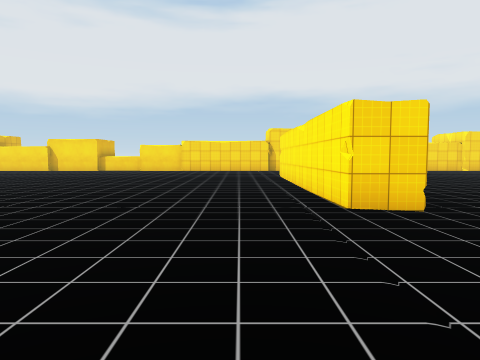
View 1 (above)

24 first-person views from a walk through a Unity game level. The camera is 1.5 m above the floor, tilts 4° down and sees 70° across. The floor is counted in squares, 2 m on a side. Each view is taken from the middle of a square. On the plan, view 1 faces up. The plan holds only what a view shows up to about 11 squares ahead; the rest is blank. The place goes on beyond the plan. Surface patterns are stand-ins for the level's own textures.

View 2
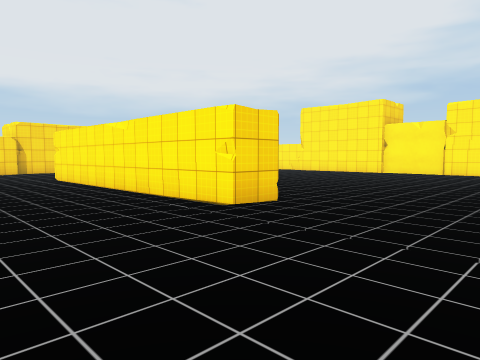

View 3
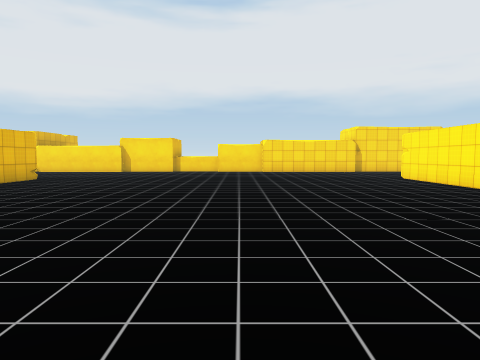

View 4
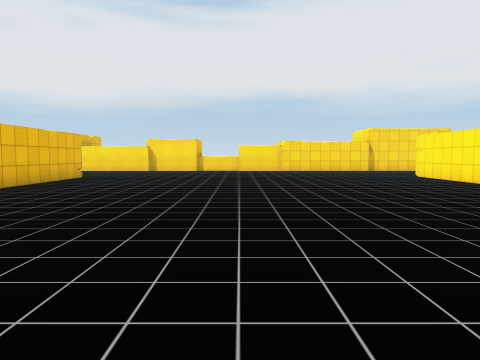

View 5
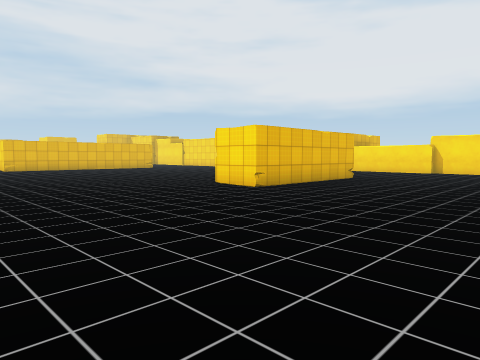

View 6
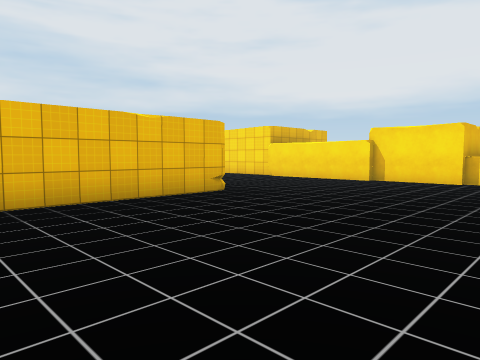

View 7
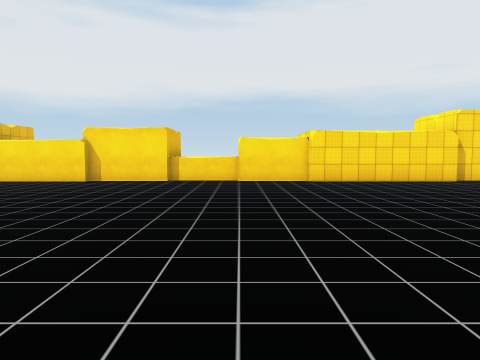

View 8
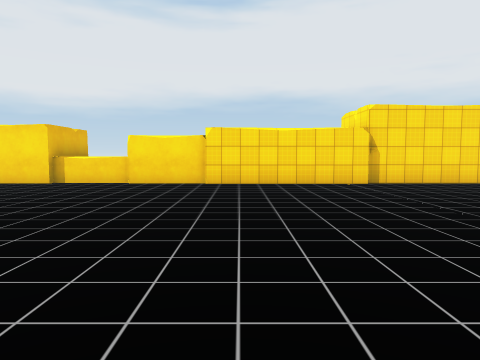

View 9
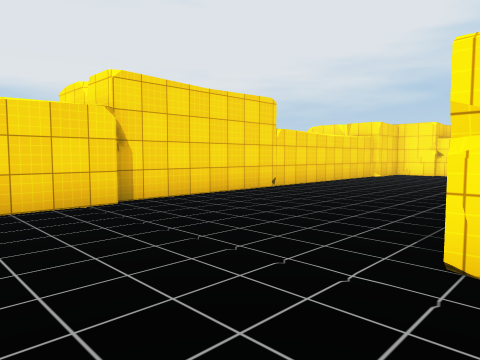

View 10
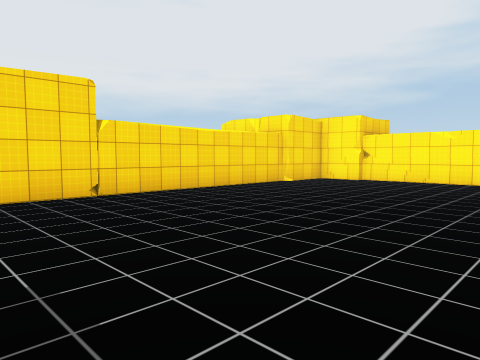

View 11
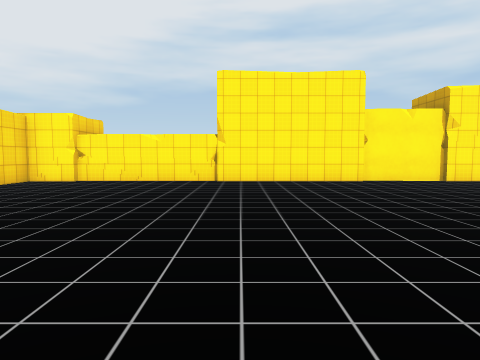

View 12
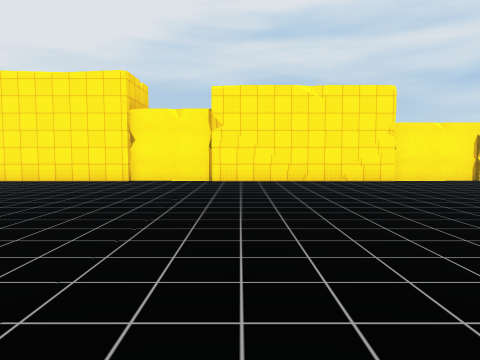

View 13
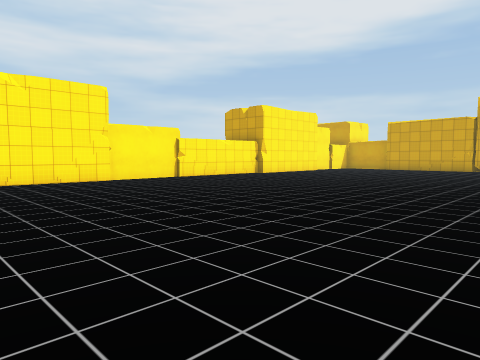

View 14
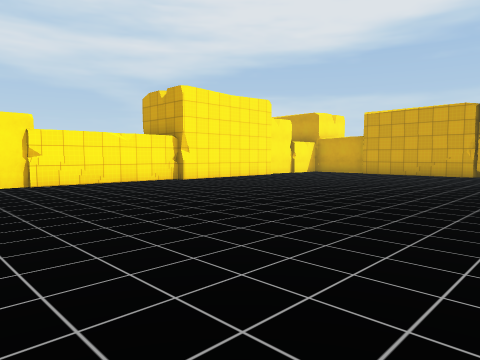

View 15
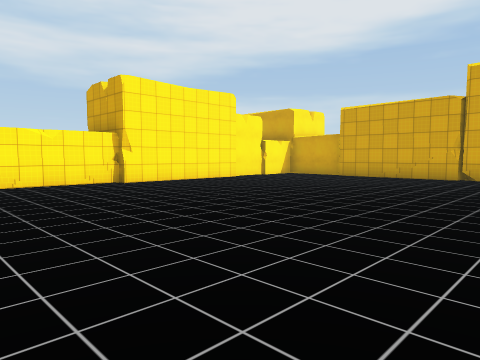

View 16
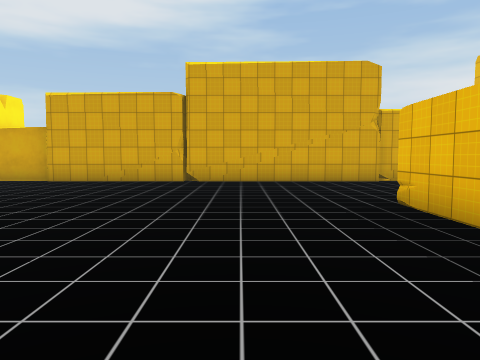

View 17
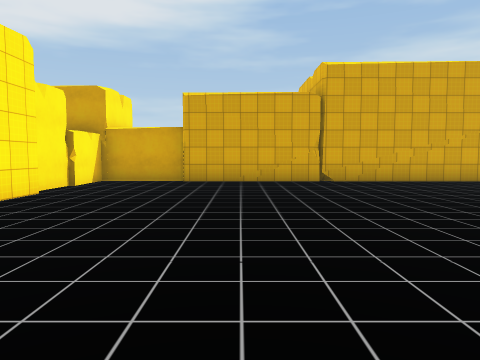

View 18
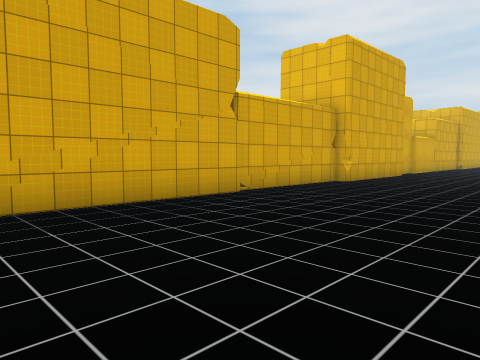

View 19
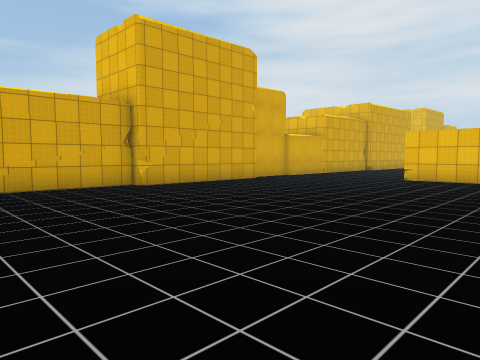

View 20
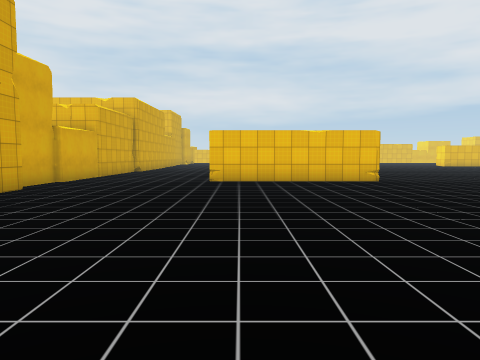

View 21
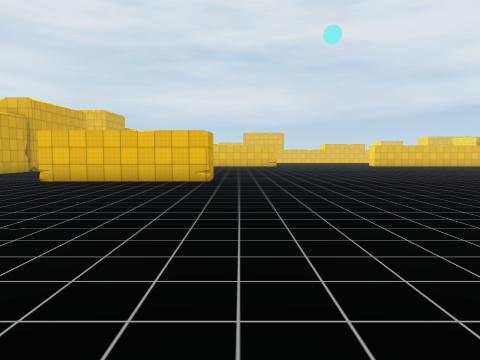

View 22
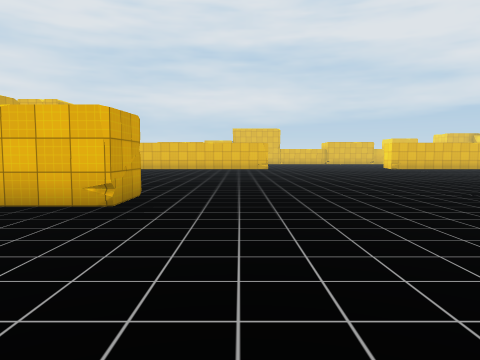

View 23
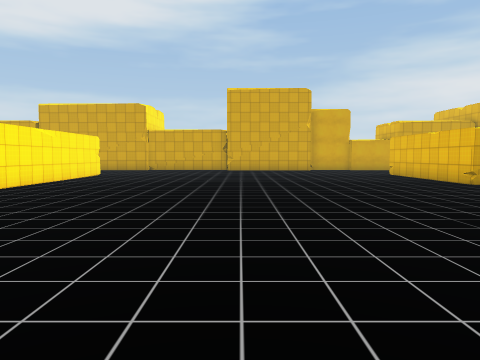

View 24
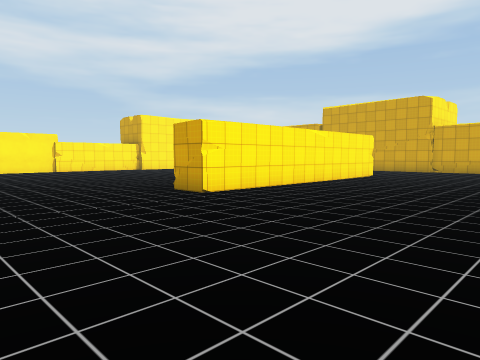

### Floor plan
Points are (right, up) in squares from view 1. A wall is a line through its corners. A room is listed if a view was taken in it or the views show most of it. See-through windows are left out.
Room 1 (views 1, 2, 3, 4, 5, 6, 7, 8, 9, 10, 11, 12, 13, 14, 15, 16, 17, 18, 19, 20, 21, 22, 23, 24)
walls: (1.5, 4.6) (1.5, 12.6); (2.6, 4.6) (1.5, 4.6) (1.5, 5); (1.5, -8.1) (1.5, -2.4) (2.6, -2.4); (2.5, -8.5) (2.5, -10.5); (-11.6, -5.9) (-10.1, -5.9) (-10.1, -10.9); (13.2, -0.5) (13.2, 4.6); (-10.6, 12.1) (-10.5, 7.1) (-12.1, 7.1); (13.2, 7.4) (13.2, 17.1) (11.2, 17.1); (-3.7, -14.9) (-3.3, -15) (-3.3, -15.4); (-3.2, -15.1) (10.8, -15.1); (1.5, 17.1) (-2.6, 17.1); (13.2, -7.5) (13.2, -3.4); (-7.8, -14.9) (-3.3, -14.9); (13, -11.9) (13, -7.5) (13.5, -7.5); (11.4, 17.4) (1.5, 17.4); (13.5, 15.9) (13, 15.9)
low walls: (2.5, -9.9) (2.5, -10.5)
objects: other object (-11, -15); other object (-10, -16) to (-8, -15); other object (-9, 18) to (-7, 19); other object (-6, 18); other object (-5, 18) to (-3, 18); other object (11, -16) to (12, -16); other object (13, -16); other object (14, -15); other object (14, -14) to (14, -12); other object (14, -3) to (14, -1); other object (14, 5) to (14, 7)

Positions as (right, up) in squares from view 1, and headings:
1: (0, 0), facing up
2: (-2, 1), facing up-right
3: (-4, 1), facing up
4: (-5, 0), facing up
5: (-5, 1), facing up-left
6: (-5, 7), facing up-left
7: (-5, 7), facing up
8: (-2, 8), facing up
9: (-1, 12), facing up-right
10: (3, 11), facing up-right
11: (3, 11), facing right
12: (3, 4), facing right
13: (3, 4), facing down-right
14: (4, -1), facing down-right
15: (4, -3), facing down-right
16: (5, -5), facing down
17: (9, -5), facing down
18: (6, -10), facing down-left
19: (1, -7), facing down-left
20: (0, -10), facing left
21: (0, -5), facing left
22: (-5, -4), facing left
23: (-4, 3), facing down
24: (-4, 2), facing down-right
